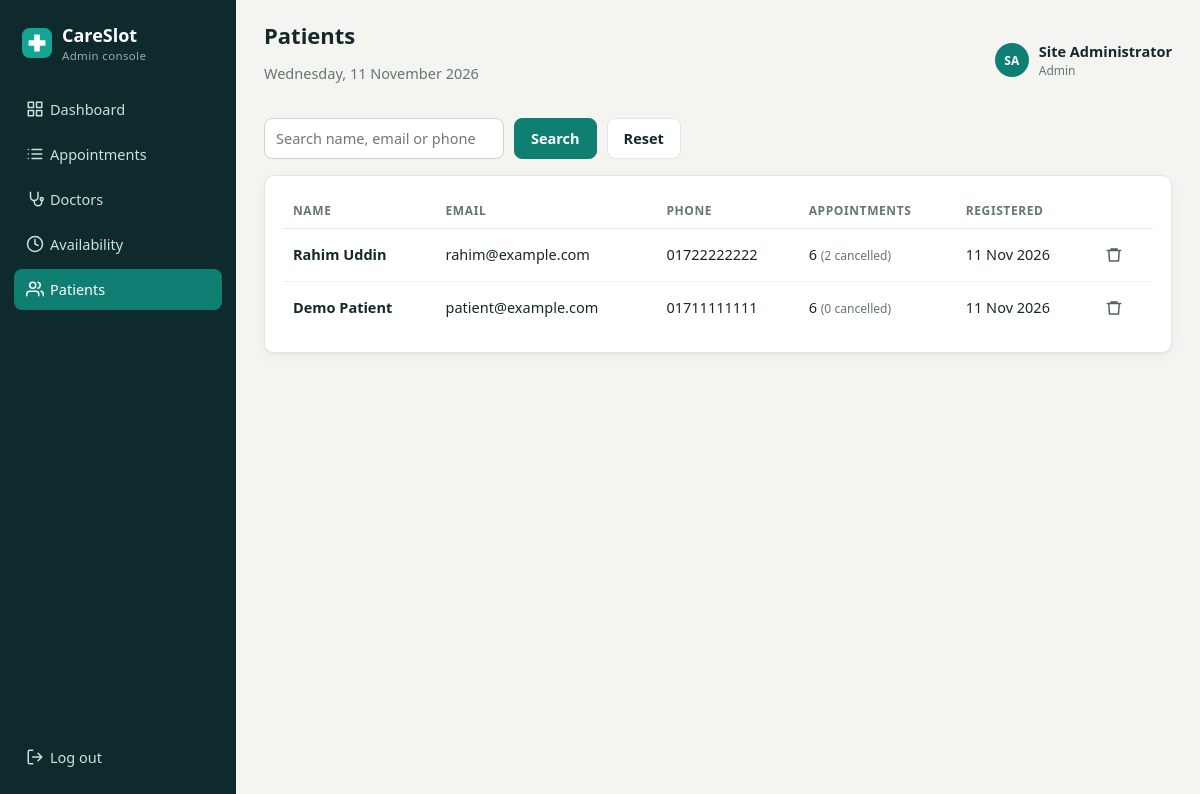
Screenshot of /admin/patients.php (signed in) with the database file from the repository.
### tables this page shows
CREATE TABLE users (
  id INT UNSIGNED AUTO_INCREMENT PRIMARY KEY,
  name VARCHAR(80) NOT NULL,
  email VARCHAR(120) NOT NULL UNIQUE,
  phone VARCHAR(20) NULL,
  password_hash VARCHAR(255) NOT NULL,
  role ENUM('patient','admin') NOT NULL DEFAULT 'patient',
  created_at TIMESTAMP NOT NULL DEFAULT CURRENT_TIMESTAMP
);

### admin/patients.php (the view, shortened to what this page needs)
<?php
require __DIR__ . '/../includes/functions.php';
$pdo = db();
$q = trim($_GET['q'] ?? '');
$stmt = $pdo->prepare("SELECT u.id, u.name, u.email, u.phone, u.created_at,
        COUNT(a.id) AS total, COALESCE(SUM(a.status = 'cancelled'), 0) AS cancelled
    FROM users u LEFT JOIN appointments a ON a.patient_id = u.id
    WHERE u.role = 'patient' AND (u.name LIKE ? OR u.email LIKE ? OR u.phone LIKE ?)
    GROUP BY u.id ORDER BY u.created_at DESC");
$stmt->execute(array_fill(0, 3, "%$q%"));
$patients = $stmt->fetchAll();
require __DIR__ . '/../includes/header.php';
?>
<form class="filter-bar" method="get">
    <input type="search" name="q" value="<?= e($q) ?>" placeholder="Search name, email or phone">
    <button class="btn btn-primary">Search</button>
    <a class="btn" href="patients.php">Reset</a>
</form>
<section class="card">
    <div class="table-wrap"><table>
        <thead><tr><th>Name</th><th>Email</th><th>Phone</th><th>Appointments</th><th>Registered</th><th></th></tr></thead>
        <tbody>
        <?php foreach ($patients as $p): ?>
            <tr>
                <td><strong><?= e($p['name']) ?></strong></td>
                <td><?= e($p['email']) ?></td>
                <td><?= e($p['phone'] ?: '-') ?></td>
                <td><?= (int) $p['total'] ?> <small class="muted">(<?= (int) $p['cancelled'] ?> cancelled)</small></td>
                <td><?= e(date('d M Y', strtotime($p['created_at']))) ?></td>
                <td>
                    <form method="post" class="inline" data-confirm="Delete this patient and all of their appointments?">
                        <button class="icon-btn danger" title="Delete"><?= icon('trash') ?></button>
                    </form>
                </td>
            </tr>
        <?php endforeach; ?>
        </tbody>
    </table></div>
</section>
<?php require __DIR__ . '/../includes/footer.php'; ?>

### includes/functions.php (shortened to what this page needs)
<?php
function e(?string $value): string
{
    return htmlspecialchars((string) $value, ENT_QUOTES, 'UTF-8');
}
function icon(string $name): string
{
    static $paths = [
        'grid' => '<rect x="3" y="3" width="7" height="7"/><rect x="14" y="3" width="7" height="7"/><rect x="14" y="14" width="7" height="7"/><rect x="3" y="14" width="7" height="7"/>',
        'calendar' => '<rect x="3" y="4" width="18" height="18" rx="2"/><path d="M16 2v4M8 2v4M3 10h18"/>',
        'list' => '<path d="M8 6h13M8 12h13M8 18h13M3 6h.01M3 12h.01M3 18h.01"/>',
        'users' => '<path d="M17 21v-2a4 4 0 0 0-4-4H5a4 4 0 0 0-4 4v2"/><circle cx="9" cy="7" r="4"/><path d="M23 21v-2a4 4 0 0 0-3-3.87M16 3.13a4 4 0 0 1 0 7.75"/>',
        'doctor' => '<path d="M6 3v6a5 5 0 0 0 10 0V3"/><path d="M11 14v2a5 5 0 0 0 10 0v-2"/><circle cx="21" cy="12" r="2"/>',
        'clock' => '<circle cx="12" cy="12" r="10"/><path d="M12 6v6l4 2"/>',
        'logout' => '<path d="M9 21H5a2 2 0 0 1-2-2V5a2 2 0 0 1 2-2h4M16 17l5-5-5-5M21 12H9"/>',
        'search' => '<circle cx="11" cy="11" r="8"/><path d="m21 21-4.3-4.3"/>',
        'left' => '<path d="m15 18-6-6 6-6"/>',
        'right' => '<path d="m9 18 6-6-6-6"/>',
        'check' => '<path d="M20 6 9 17l-5-5"/>',
        'star' => '<path d="m12 2 3.1 6.3 6.9 1-5 4.9 1.2 6.8L12 17.8 5.8 21l1.2-6.8-5-4.9 6.9-1z"/>',
        'plus' => '<path d="M12 5v14M5 12h14"/>',
        'trash' => '<path d="M3 6h18M8 6V4h8v2M19 6l-1 14H6L5 6"/>',
        'edit' => '<path d="M12 20h9M16.5 3.5a2.1 2.1 0 0 1 3 3L7 19l-4 1 1-4z"/>',
        'menu' => '<path d="M3 6h18M3 12h18M3 18h18"/>',
    ];
    return '<svg class="icon" viewBox="0 0 24 24" fill="none" stroke="currentColor" stroke-width="2" stroke-linecap="round" stroke-linejoin="round" aria-hidden="true">' . ($paths[$name] ?? '') . '</svg>';
}

### assets/css/style.css (style rules this page uses)
:root { --ink:#16282b;--side:#0e2a2d;--side-2:#163c40;--teal:#0f7f74;--teal-d:#0a5f57;--teal-l:#e2f0ed;--bg:#f4f5f1;--card:#fff;--line:#e3e6e1;--muted:#667674;--coral:#c9533a;--amber:#b7791f;--slate:#51606b;--r:10px;--shadow:0 1px 2px rgba(14,42,45,.06),0 4px 14px rgba(14,42,45,.04) }
* { box-sizing:border-box }
body { margin:0;font-family:"Segoe UI",system-ui,-apple-system,Roboto,Arial,sans-serif;font-size:14.5px;color:var(--ink);background:var(--bg);line-height:1.45 }
a { color:var(--teal-d) }
.muted { color:var(--muted) }
.icon { width:18px;height:18px;flex:none;vertical-align:-4px;margin-right:6px }
.card { background:var(--card);border:1px solid var(--line);border-radius:var(--r);box-shadow:var(--shadow);padding:18px;margin-bottom:18px }
.btn { display:inline-flex;align-items:center;justify-content:center;gap:4px;padding:9px 16px;border-radius:8px;border:1px solid var(--line);background:#fff;color:var(--ink);font:inherit;font-weight:600;cursor:pointer;text-decoration:none;transition:background .15s,border-color .15s }
.btn-primary { background:var(--teal);border-color:var(--teal);color:#fff }
.icon-btn { display:inline-flex;background:none;border:0;padding:6px;border-radius:6px;cursor:pointer;color:var(--slate);line-height:0 }
.icon-btn .icon { margin:0 }
input,select,textarea { font:inherit;color:inherit;padding:9px 11px;border:1px solid #cfd5ce;border-radius:8px;background:#fff;width:100%;transition:border-color .15s,box-shadow .15s }
.filter-bar { display:flex;gap:10px;flex-wrap:wrap;margin-bottom:16px }
.filter-bar input,.filter-bar select { width:auto;min-width:160px;flex:1;max-width:240px }
.table-wrap { overflow-x:auto }
table { width:100%;border-collapse:collapse }
th { text-align:left;font-size:12px;text-transform:uppercase;letter-spacing:.05em;color:var(--muted);padding:8px 10px;border-bottom:1px solid var(--line) }
td { padding:11px 10px;border-bottom:1px solid #eef0ec;vertical-align:middle }
tr:last-child td { border-bottom:0 }
.inline { display:inline }

### rows the page displays
users: name "Rahim Uddin", email "rahim@example.com", phone "01722222222", total "6", cancelled "2", created_at "11 Nov 2026"
users: name "Demo Patient", email "patient@example.com", phone "01711111111", total "6", cancelled "0", created_at "11 Nov 2026"

### other values shown
$label "Dashboard"
$label "Appointments"
$label "Doctors"
$label "Availability"
$label "Patients"
$pageTitle "Patients"
initials($user['name']) "SA"
$user['name'] "Site Administrator"
$user['role'] "Admin"
